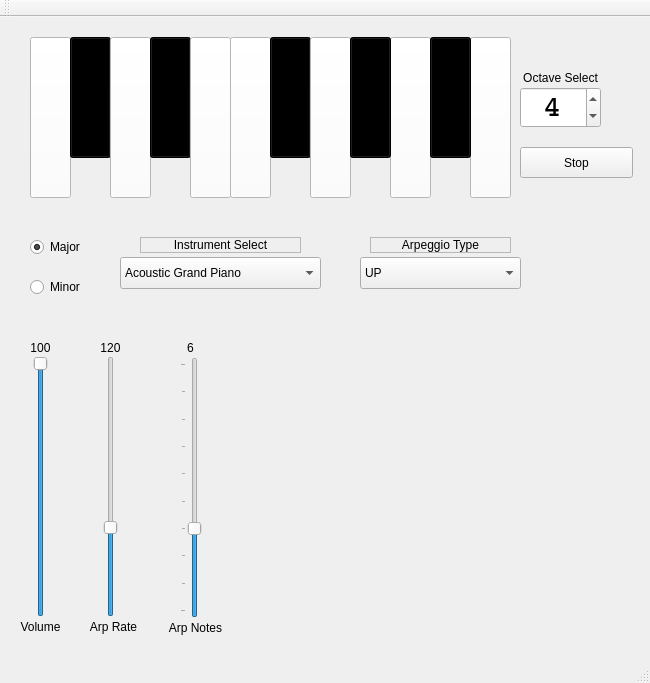
<?xml version="1.0" encoding="UTF-8"?>
<ui version="4.0">
 <class>MainWindow</class>
 <widget class="QMainWindow" name="MainWindow">
  <property name="geometry">
   <rect>
    <x>0</x>
    <y>0</y>
    <width>650</width>
    <height>683</height>
   </rect>
  </property>
  <property name="mouseTracking">
   <bool>false</bool>
  </property>
  <property name="windowTitle">
   <string>MainWindow</string>
  </property>
  <widget class="QWidget" name="centralwidget">
   <widget class="QSlider" name="volume_slider">
    <property name="geometry">
     <rect>
      <x>30</x>
      <y>339</y>
      <width>22</width>
      <height>261</height>
     </rect>
    </property>
    <property name="maximum">
     <number>100</number>
    </property>
    <property name="value">
     <number>100</number>
    </property>
    <property name="orientation">
     <enum>Qt::Vertical</enum>
    </property>
   </widget>
   <widget class="QSlider" name="arp_rate_slider">
    <property name="geometry">
     <rect>
      <x>100</x>
      <y>339</y>
      <width>22</width>
      <height>261</height>
     </rect>
    </property>
    <property name="autoFillBackground">
     <bool>false</bool>
    </property>
    <property name="minimum">
     <number>60</number>
    </property>
    <property name="maximum">
     <number>240</number>
    </property>
    <property name="value">
     <number>120</number>
    </property>
    <property name="orientation">
     <enum>Qt::Vertical</enum>
    </property>
   </widget>
   <widget class="QSlider" name="arp_notes_slider">
    <property name="geometry">
     <rect>
      <x>180</x>
      <y>340</y>
      <width>22</width>
      <height>261</height>
     </rect>
    </property>
    <property name="minimum">
     <number>3</number>
    </property>
    <property name="maximum">
     <number>12</number>
    </property>
    <property name="value">
     <number>6</number>
    </property>
    <property name="orientation">
     <enum>Qt::Vertical</enum>
    </property>
    <property name="invertedAppearance">
     <bool>false</bool>
    </property>
    <property name="tickPosition">
     <enum>QSlider::TicksAbove</enum>
    </property>
    <property name="tickInterval">
     <number>1</number>
    </property>
   </widget>
   <widget class="QLabel" name="volume_label">
    <property name="geometry">
     <rect>
      <x>10</x>
      <y>600</y>
      <width>61</width>
      <height>20</height>
     </rect>
    </property>
    <property name="text">
     <string>Volume</string>
    </property>
    <property name="alignment">
     <set>Qt::AlignCenter</set>
    </property>
   </widget>
   <widget class="QLabel" name="arp_rate_label">
    <property name="geometry">
     <rect>
      <x>78</x>
      <y>600</y>
      <width>71</width>
      <height>20</height>
     </rect>
    </property>
    <property name="text">
     <string>Arp Rate</string>
    </property>
    <property name="alignment">
     <set>Qt::AlignCenter</set>
    </property>
   </widget>
   <widget class="QLabel" name="arp_notes_label">
    <property name="geometry">
     <rect>
      <x>160</x>
      <y>600</y>
      <width>71</width>
      <height>21</height>
     </rect>
    </property>
    <property name="text">
     <string>Arp Notes</string>
    </property>
    <property name="alignment">
     <set>Qt::AlignCenter</set>
    </property>
   </widget>
   <widget class="QLabel" name="volume_reading">
    <property name="geometry">
     <rect>
      <x>10</x>
      <y>320</y>
      <width>61</width>
      <height>21</height>
     </rect>
    </property>
    <property name="text">
     <string>100</string>
    </property>
    <property name="alignment">
     <set>Qt::AlignCenter</set>
    </property>
   </widget>
   <widget class="QLabel" name="arp_rate_reading">
    <property name="geometry">
     <rect>
      <x>80</x>
      <y>320</y>
      <width>61</width>
      <height>21</height>
     </rect>
    </property>
    <property name="text">
     <string>120</string>
    </property>
    <property name="alignment">
     <set>Qt::AlignCenter</set>
    </property>
   </widget>
   <widget class="QLabel" name="arp_notes_reading">
    <property name="geometry">
     <rect>
      <x>160</x>
      <y>320</y>
      <width>61</width>
      <height>21</height>
     </rect>
    </property>
    <property name="text">
     <string>6</string>
    </property>
    <property name="alignment">
     <set>Qt::AlignCenter</set>
    </property>
   </widget>
   <widget class="QToolButton" name="C_key">
    <property name="geometry">
     <rect>
      <x>30</x>
      <y>20</y>
      <width>41</width>
      <height>161</height>
     </rect>
    </property>
    <property name="cursor">
     <cursorShape>PointingHandCursor</cursorShape>
    </property>
    <property name="autoFillBackground">
     <bool>false</bool>
    </property>
    <property name="styleSheet">
     <string notr="true">QToolButton#C_key{
	background-color: white;
}</string>
    </property>
    <property name="text">
     <string/>
    </property>
   </widget>
   <widget class="QToolButton" name="Csharp_key">
    <property name="geometry">
     <rect>
      <x>70</x>
      <y>20</y>
      <width>41</width>
      <height>121</height>
     </rect>
    </property>
    <property name="cursor">
     <cursorShape>PointingHandCursor</cursorShape>
    </property>
    <property name="styleSheet">
     <string notr="true">QToolButton#Csharp_key{background-color: black}</string>
    </property>
    <property name="text">
     <string/>
    </property>
   </widget>
   <widget class="QToolButton" name="D_key">
    <property name="geometry">
     <rect>
      <x>110</x>
      <y>20</y>
      <width>41</width>
      <height>161</height>
     </rect>
    </property>
    <property name="cursor">
     <cursorShape>PointingHandCursor</cursorShape>
    </property>
    <property name="styleSheet">
     <string notr="true">QToolButton#D_key{
	background-color: white;
}</string>
    </property>
    <property name="text">
     <string/>
    </property>
   </widget>
   <widget class="QToolButton" name="Dsharp_key">
    <property name="geometry">
     <rect>
      <x>150</x>
      <y>20</y>
      <width>41</width>
      <height>121</height>
     </rect>
    </property>
    <property name="cursor">
     <cursorShape>PointingHandCursor</cursorShape>
    </property>
    <property name="styleSheet">
     <string notr="true">QToolButton#Dsharp_key{background-color: black}</string>
    </property>
    <property name="text">
     <string/>
    </property>
   </widget>
   <widget class="QToolButton" name="E_key">
    <property name="geometry">
     <rect>
      <x>190</x>
      <y>20</y>
      <width>41</width>
      <height>161</height>
     </rect>
    </property>
    <property name="cursor">
     <cursorShape>PointingHandCursor</cursorShape>
    </property>
    <property name="styleSheet">
     <string notr="true">QToolButton#E_key{
	background-color: white;
}</string>
    </property>
    <property name="text">
     <string/>
    </property>
   </widget>
   <widget class="QToolButton" name="F_key">
    <property name="geometry">
     <rect>
      <x>230</x>
      <y>20</y>
      <width>41</width>
      <height>161</height>
     </rect>
    </property>
    <property name="cursor">
     <cursorShape>PointingHandCursor</cursorShape>
    </property>
    <property name="styleSheet">
     <string notr="true">QToolButton#F_key{
	background-color: white;
}</string>
    </property>
    <property name="text">
     <string/>
    </property>
   </widget>
   <widget class="QToolButton" name="Fsharp_key">
    <property name="geometry">
     <rect>
      <x>270</x>
      <y>20</y>
      <width>41</width>
      <height>121</height>
     </rect>
    </property>
    <property name="cursor">
     <cursorShape>PointingHandCursor</cursorShape>
    </property>
    <property name="styleSheet">
     <string notr="true">QToolButton#Fsharp_key{background-color: black}</string>
    </property>
    <property name="text">
     <string/>
    </property>
   </widget>
   <widget class="QToolButton" name="G_key">
    <property name="geometry">
     <rect>
      <x>310</x>
      <y>20</y>
      <width>41</width>
      <height>161</height>
     </rect>
    </property>
    <property name="cursor">
     <cursorShape>SplitHCursor</cursorShape>
    </property>
    <property name="styleSheet">
     <string notr="true">QToolButton#G_key{
	background-color: white;
}</string>
    </property>
    <property name="text">
     <string/>
    </property>
   </widget>
   <widget class="QToolButton" name="A_key">
    <property name="geometry">
     <rect>
      <x>390</x>
      <y>20</y>
      <width>41</width>
      <height>161</height>
     </rect>
    </property>
    <property name="cursor">
     <cursorShape>PointingHandCursor</cursorShape>
    </property>
    <property name="styleSheet">
     <string notr="true">QToolButton#A_key{
	background-color: white;
}</string>
    </property>
    <property name="text">
     <string/>
    </property>
   </widget>
   <widget class="QToolButton" name="Gsharp_key">
    <property name="geometry">
     <rect>
      <x>350</x>
      <y>20</y>
      <width>41</width>
      <height>121</height>
     </rect>
    </property>
    <property name="cursor">
     <cursorShape>PointingHandCursor</cursorShape>
    </property>
    <property name="styleSheet">
     <string notr="true">QToolButton#Gsharp_key{background-color: black;}</string>
    </property>
    <property name="text">
     <string/>
    </property>
   </widget>
   <widget class="QToolButton" name="B_key">
    <property name="geometry">
     <rect>
      <x>470</x>
      <y>20</y>
      <width>41</width>
      <height>161</height>
     </rect>
    </property>
    <property name="cursor">
     <cursorShape>PointingHandCursor</cursorShape>
    </property>
    <property name="styleSheet">
     <string notr="true">QToolButton#B_key{
	background-color: white;
}</string>
    </property>
    <property name="text">
     <string/>
    </property>
   </widget>
   <widget class="QToolButton" name="Asharp_key">
    <property name="geometry">
     <rect>
      <x>430</x>
      <y>20</y>
      <width>41</width>
      <height>121</height>
     </rect>
    </property>
    <property name="cursor">
     <cursorShape>PointingHandCursor</cursorShape>
    </property>
    <property name="styleSheet">
     <string notr="true">QToolButton#Asharp_key{background-color: black}</string>
    </property>
    <property name="text">
     <string/>
    </property>
   </widget>
   <widget class="QRadioButton" name="major_button">
    <property name="geometry">
     <rect>
      <x>30</x>
      <y>220</y>
      <width>100</width>
      <height>20</height>
     </rect>
    </property>
    <property name="text">
     <string>Major</string>
    </property>
    <property name="checked">
     <bool>true</bool>
    </property>
   </widget>
   <widget class="QRadioButton" name="minor_button">
    <property name="geometry">
     <rect>
      <x>30</x>
      <y>260</y>
      <width>100</width>
      <height>20</height>
     </rect>
    </property>
    <property name="text">
     <string>Minor</string>
    </property>
   </widget>
   <widget class="QComboBox" name="instrument_select">
    <property name="geometry">
     <rect>
      <x>120</x>
      <y>240</y>
      <width>201</width>
      <height>32</height>
     </rect>
    </property>
    <property name="currentText">
     <string>Acoustic Grand Piano</string>
    </property>
    <item>
     <property name="text">
      <string>Acoustic Grand Piano</string>
     </property>
    </item>
    <item>
     <property name="text">
      <string>Bright Acoustic Piano</string>
     </property>
    </item>
    <item>
     <property name="text">
      <string>Electric Grand Piano</string>
     </property>
    </item>
    <item>
     <property name="text">
      <string>Honky-tonk Piano</string>
     </property>
    </item>
    <item>
     <property name="text">
      <string>Electric Piano 1</string>
     </property>
    </item>
    <item>
     <property name="text">
      <string>Electric Piano 2</string>
     </property>
    </item>
    <item>
     <property name="text">
      <string>Harpsichord</string>
     </property>
    </item>
    <item>
     <property name="text">
      <string>Clavi</string>
     </property>
    </item>
    <item>
     <property name="text">
      <string>Celesta</string>
     </property>
    </item>
    <item>
     <property name="text">
      <string>Glockenspiel</string>
     </property>
    </item>
    <item>
     <property name="text">
      <string>Music Box</string>
     </property>
    </item>
    <item>
     <property name="text">
      <string>Vibraphone</string>
     </property>
    </item>
    <item>
     <property name="text">
      <string>Marimba</string>
     </property>
    </item>
    <item>
     <property name="text">
      <string>Xylophone</string>
     </property>
    </item>
    <item>
     <property name="text">
      <string>Tubular Bells</string>
     </property>
    </item>
    <item>
     <property name="text">
      <string>Dulcimer</string>
     </property>
    </item>
    <item>
     <property name="text">
      <string>Drawbar Organ</string>
     </property>
    </item>
    <item>
     <property name="text">
      <string>Percussive Organ</string>
     </property>
    </item>
    <item>
     <property name="text">
      <string>Rock Organ</string>
     </property>
    </item>
    <item>
     <property name="text">
      <string>Church Organ</string>
     </property>
    </item>
    <item>
     <property name="text">
      <string>Reed Organ</string>
     </property>
    </item>
    <item>
     <property name="text">
      <string>Accordion</string>
     </property>
    </item>
    <item>
     <property name="text">
      <string>Harmonica</string>
     </property>
    </item>
    <item>
     <property name="text">
      <string>Tango Accordion</string>
     </property>
    </item>
    <item>
     <property name="text">
      <string>Acoustic Guitar (nylon)</string>
     </property>
    </item>
    <item>
     <property name="text">
      <string>Acoustic Guitar (steel)</string>
     </property>
    </item>
    <item>
     <property name="text">
      <string>Electric Guitar (jazz)</string>
     </property>
    </item>
    <item>
     <property name="text">
      <string>Electric Guitar (clean)</string>
     </property>
    </item>
    <item>
     <property name="text">
      <string>Electric Guitar (muted)</string>
     </property>
    </item>
    <item>
     <property name="text">
      <string>Overdriven Guitar</string>
     </property>
    </item>
    <item>
     <property name="text">
      <string>Distortion Guitar</string>
     </property>
    </item>
    <item>
     <property name="text">
      <string>Guitar Harmonics</string>
     </property>
    </item>
    <item>
     <property name="text">
      <string>Acoustic Bass</string>
     </property>
    </item>
    <item>
     <property name="text">
      <string>Electric Bass (finger)</string>
     </property>
    </item>
    <item>
     <property name="text">
      <string>Electric Bass (pick)</string>
     </property>
    </item>
    <item>
     <property name="text">
      <string>Fretless Bass</string>
     </property>
    </item>
    <item>
     <property name="text">
      <string>Slap Bass 1</string>
     </property>
    </item>
    <item>
     <property name="text">
      <string>Slap Bass 2</string>
     </property>
    </item>
    <item>
     <property name="text">
      <string>Synth Bass 1</string>
     </property>
    </item>
    <item>
     <property name="text">
      <string>Synth Bass 2</string>
     </property>
    </item>
    <item>
     <property name="text">
      <string>Violin</string>
     </property>
    </item>
    <item>
     <property name="text">
      <string>Viola</string>
     </property>
    </item>
    <item>
     <property name="text">
      <string>Cello</string>
     </property>
    </item>
    <item>
     <property name="text">
      <string>Contrabass</string>
     </property>
    </item>
    <item>
     <property name="text">
      <string>Tremolo Strings</string>
     </property>
    </item>
    <item>
     <property name="text">
      <string>Pizzicato Strings</string>
     </property>
    </item>
    <item>
     <property name="text">
      <string>Orchestral Harp</string>
     </property>
    </item>
    <item>
     <property name="text">
      <string>Timpani</string>
     </property>
    </item>
    <item>
     <property name="text">
      <string>String Ensemble 1</string>
     </property>
    </item>
    <item>
     <property name="text">
      <string>String Ensemble 2</string>
     </property>
    </item>
    <item>
     <property name="text">
      <string>SynthStrings 1</string>
     </property>
    </item>
    <item>
     <property name="text">
      <string>SynthStrings 2</string>
     </property>
    </item>
    <item>
     <property name="text">
      <string>Choir Aahs</string>
     </property>
    </item>
    <item>
     <property name="text">
      <string>Voice Oohs</string>
     </property>
    </item>
    <item>
     <property name="text">
      <string>Synth Voice</string>
     </property>
    </item>
    <item>
     <property name="text">
      <string>Orchestra Hit</string>
     </property>
    </item>
    <item>
     <property name="text">
      <string>Trumpet</string>
     </property>
    </item>
    <item>
     <property name="text">
      <string>Trombone</string>
     </property>
    </item>
    <item>
     <property name="text">
      <string>Tuba</string>
     </property>
    </item>
    <item>
     <property name="text">
      <string>Muted Trumpet</string>
     </property>
    </item>
    <item>
     <property name="text">
      <string>French Horn</string>
     </property>
    </item>
    <item>
     <property name="text">
      <string>Brass Section</string>
     </property>
    </item>
    <item>
     <property name="text">
      <string>SynthBrass 1</string>
     </property>
    </item>
    <item>
     <property name="text">
      <string>SynthBrass 2</string>
     </property>
    </item>
    <item>
     <property name="text">
      <string>Soprano Sax</string>
     </property>
    </item>
    <item>
     <property name="text">
      <string>Alto Sax</string>
     </property>
    </item>
    <item>
     <property name="text">
      <string>Tenor Sax</string>
     </property>
    </item>
    <item>
     <property name="text">
      <string>Baritone Sax</string>
     </property>
    </item>
    <item>
     <property name="text">
      <string>Oboe</string>
     </property>
    </item>
    <item>
     <property name="text">
      <string>English Horn</string>
     </property>
    </item>
    <item>
     <property name="text">
      <string>Bassoon</string>
     </property>
    </item>
    <item>
     <property name="text">
      <string>Clarinet</string>
     </property>
    </item>
    <item>
     <property name="text">
      <string>Piccolo</string>
     </property>
    </item>
    <item>
     <property name="text">
      <string>Flute</string>
     </property>
    </item>
    <item>
     <property name="text">
      <string>Recorder</string>
     </property>
    </item>
    <item>
     <property name="text">
      <string>Pan Flute</string>
     </property>
    </item>
    <item>
     <property name="text">
      <string>Blown Bottle</string>
     </property>
    </item>
    <item>
     <property name="text">
      <string>Shakuhachi</string>
     </property>
    </item>
    <item>
     <property name="text">
      <string>Whistle</string>
     </property>
    </item>
    <item>
     <property name="text">
      <string>Ocarina</string>
     </property>
    </item>
    <item>
     <property name="text">
      <string>Lead 1 (square)</string>
     </property>
    </item>
    <item>
     <property name="text">
      <string>Lead 2 (sawtooth)</string>
     </property>
    </item>
    <item>
     <property name="text">
      <string>Lead 3 (calliope)</string>
     </property>
    </item>
    <item>
     <property name="text">
      <string>Lead 4 (chiff)</string>
     </property>
    </item>
    <item>
     <property name="text">
      <string>Lead 5 (charang)</string>
     </property>
    </item>
    <item>
     <property name="text">
      <string>Lead 6 (voice)</string>
     </property>
    </item>
    <item>
     <property name="text">
      <string>Lead 7 (fifths)</string>
     </property>
    </item>
    <item>
     <property name="text">
      <string>Lead 8 (bass + lead)</string>
     </property>
    </item>
    <item>
     <property name="text">
      <string>Pad 1 (new age)</string>
     </property>
    </item>
    <item>
     <property name="text">
      <string>Pad 2 (warm)</string>
     </property>
    </item>
    <item>
     <property name="text">
      <string>Pad 3 (polysynth)</string>
     </property>
    </item>
    <item>
     <property name="text">
      <string>Pad 4 (choir)</string>
     </property>
    </item>
    <item>
     <property name="text">
      <string>Pad 5 (bowed)</string>
     </property>
    </item>
    <item>
     <property name="text">
      <string>Pad 6 (metallic)</string>
     </property>
    </item>
    <item>
     <property name="text">
      <string>Pad 7 (halo)</string>
     </property>
    </item>
    <item>
     <property name="text">
      <string>Pad 8 (sweep)</string>
     </property>
    </item>
    <item>
     <property name="text">
      <string>FX 1 (rain)</string>
     </property>
    </item>
    <item>
     <property name="text">
      <string>FX 2 (soundtrack)</string>
     </property>
    </item>
    <item>
     <property name="text">
      <string>FX 3 (crystal)</string>
     </property>
    </item>
    <item>
     <property name="text">
      <string>FX 4 (atmosphere)</string>
     </property>
    </item>
    <item>
     <property name="text">
      <string>FX 5 (brightness)</string>
     </property>
    </item>
    <item>
     <property name="text">
      <string>FX 6 (goblins)</string>
     </property>
    </item>
    <item>
     <property name="text">
      <string>FX 7 (echoes)</string>
     </property>
    </item>
    <item>
     <property name="text">
      <string>FX 8 (sci-fi)</string>
     </property>
    </item>
    <item>
     <property name="text">
      <string>Sitar</string>
     </property>
    </item>
    <item>
     <property name="text">
      <string>Banjo</string>
     </property>
    </item>
    <item>
     <property name="text">
      <string>Shamisen</string>
     </property>
    </item>
    <item>
     <property name="text">
      <string>Koto</string>
     </property>
    </item>
    <item>
     <property name="text">
      <string>Kalimba</string>
     </property>
    </item>
    <item>
     <property name="text">
      <string>Bag pipe</string>
     </property>
    </item>
    <item>
     <property name="text">
      <string>Fiddle</string>
     </property>
    </item>
    <item>
     <property name="text">
      <string>Shanai</string>
     </property>
    </item>
    <item>
     <property name="text">
      <string>Tinkle Bell</string>
     </property>
    </item>
    <item>
     <property name="text">
      <string>Agogo</string>
     </property>
    </item>
    <item>
     <property name="text">
      <string>Steel Drums</string>
     </property>
    </item>
    <item>
     <property name="text">
      <string>Woodblock</string>
     </property>
    </item>
    <item>
     <property name="text">
      <string>Taiko Drum</string>
     </property>
    </item>
    <item>
     <property name="text">
      <string>Melodic Tom</string>
     </property>
    </item>
    <item>
     <property name="text">
      <string>Synth Drum</string>
     </property>
    </item>
    <item>
     <property name="text">
      <string>Reverse Cymbal</string>
     </property>
    </item>
    <item>
     <property name="text">
      <string>Guitar Fret Noise</string>
     </property>
    </item>
    <item>
     <property name="text">
      <string>Breath Noise</string>
     </property>
    </item>
    <item>
     <property name="text">
      <string>Seashore</string>
     </property>
    </item>
    <item>
     <property name="text">
      <string>Bird Tweet</string>
     </property>
    </item>
    <item>
     <property name="text">
      <string>Telephone Ring</string>
     </property>
    </item>
    <item>
     <property name="text">
      <string>Helicopter</string>
     </property>
    </item>
    <item>
     <property name="text">
      <string>Applause</string>
     </property>
    </item>
    <item>
     <property name="text">
      <string>Gunshot</string>
     </property>
    </item>
   </widget>
   <widget class="QLabel" name="instrument_label">
    <property name="geometry">
     <rect>
      <x>140</x>
      <y>220</y>
      <width>161</width>
      <height>16</height>
     </rect>
    </property>
    <property name="frameShape">
     <enum>QFrame::StyledPanel</enum>
    </property>
    <property name="text">
     <string>Instrument Select</string>
    </property>
    <property name="textFormat">
     <enum>Qt::AutoText</enum>
    </property>
    <property name="alignment">
     <set>Qt::AlignCenter</set>
    </property>
   </widget>
   <widget class="QSpinBox" name="spinBox">
    <property name="geometry">
     <rect>
      <x>520</x>
      <y>70</y>
      <width>81</width>
      <height>41</height>
     </rect>
    </property>
    <property name="font">
     <font>
      <family>Courier</family>
      <pointsize>22</pointsize>
      <weight>75</weight>
      <bold>true</bold>
     </font>
    </property>
    <property name="alignment">
     <set>Qt::AlignCenter</set>
    </property>
    <property name="maximum">
     <number>6</number>
    </property>
    <property name="value">
     <number>4</number>
    </property>
   </widget>
   <widget class="QLabel" name="octave_label">
    <property name="geometry">
     <rect>
      <x>510</x>
      <y>50</y>
      <width>101</width>
      <height>21</height>
     </rect>
    </property>
    <property name="text">
     <string>Octave Select</string>
    </property>
    <property name="alignment">
     <set>Qt::AlignCenter</set>
    </property>
   </widget>
   <widget class="QPushButton" name="stop_button">
    <property name="geometry">
     <rect>
      <x>520</x>
      <y>130</y>
      <width>113</width>
      <height>31</height>
     </rect>
    </property>
    <property name="text">
     <string>Stop</string>
    </property>
   </widget>
   <widget class="QComboBox" name="arp_type_select">
    <property name="geometry">
     <rect>
      <x>360</x>
      <y>240</y>
      <width>161</width>
      <height>32</height>
     </rect>
    </property>
    <item>
     <property name="text">
      <string>UP</string>
     </property>
    </item>
    <item>
     <property name="text">
      <string>DOWN</string>
     </property>
    </item>
    <item>
     <property name="text">
      <string>UP -&gt; DOWN</string>
     </property>
    </item>
    <item>
     <property name="text">
      <string>RANDOM</string>
     </property>
    </item>
   </widget>
   <widget class="QLabel" name="label">
    <property name="geometry">
     <rect>
      <x>370</x>
      <y>220</y>
      <width>141</width>
      <height>16</height>
     </rect>
    </property>
    <property name="frameShape">
     <enum>QFrame::StyledPanel</enum>
    </property>
    <property name="text">
     <string>Arpeggio Type</string>
    </property>
    <property name="alignment">
     <set>Qt::AlignCenter</set>
    </property>
   </widget>
  </widget>
  <widget class="QMenuBar" name="menubar">
   <property name="geometry">
    <rect>
     <x>0</x>
     <y>0</y>
     <width>650</width>
     <height>22</height>
    </rect>
   </property>
  </widget>
  <widget class="QStatusBar" name="statusbar"/>
  <widget class="QToolBar" name="toolBar">
   <property name="windowTitle">
    <string>toolBar</string>
   </property>
   <attribute name="toolBarArea">
    <enum>TopToolBarArea</enum>
   </attribute>
   <attribute name="toolBarBreak">
    <bool>false</bool>
   </attribute>
  </widget>
 </widget>
 <resources/>
 <connections/>
</ui>
